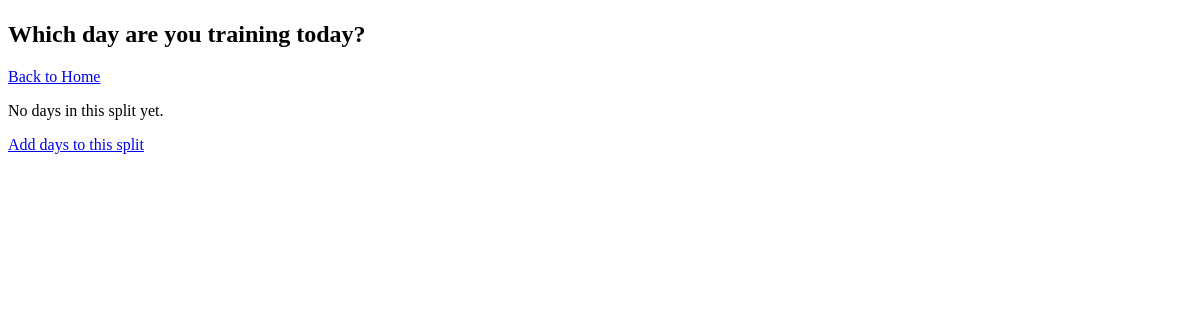
Before: /log/6 with the older database file.
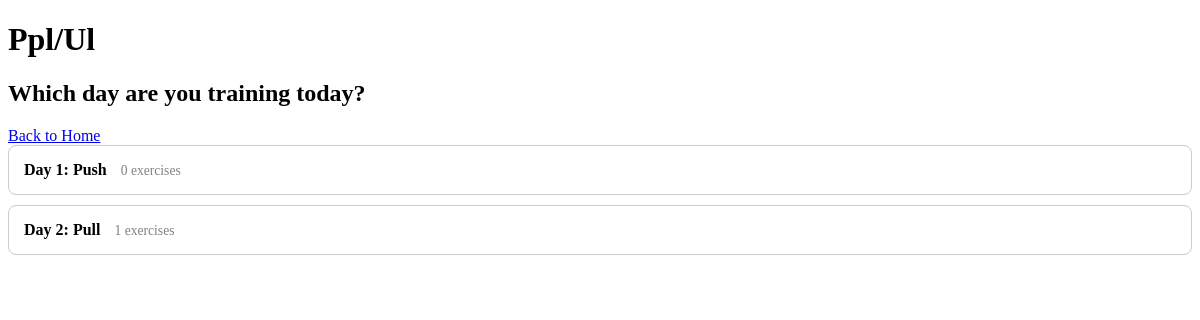
After: the same page with the newer database file.
### tables this page shows
CREATE TABLE workout_splits (
            id INTEGER PRIMARY KEY AUTOINCREMENT,
            name TEXT NOT NULL
        );

CREATE TABLE split_days (
            id INTEGER PRIMARY KEY AUTOINCREMENT,
            split_id INTEGER NOT NULL,
            day_name TEXT NOT NULL,
            day_order INTEGER NOT NULL,
            FOREIGN KEY (split_id) REFERENCES workout_splits(id)
        );

### app.py (the view)
@app.route("/log/<int:split_id>")
def pick_day(split_id):
    conn = get_db()
    cursor = conn.cursor()
    cursor.execute("SELECT * FROM workout_splits WHERE id = ?", (split_id,))
    split = cursor.fetchone()
    cursor.execute(
        "SELECT * FROM split_days WHERE split_id = ? ORDER BY day_order",
        (split_id,)
    )
    days = cursor.fetchall()
    days_preview = []
    for day in days:
        cursor.execute("""
            SELECT exercises.*, split_exercises.sets_count
            FROM exercises
            JOIN split_exercises ON exercises.id = split_exercises.exercise_id
            WHERE split_exercises.split_day_id = ?
            ORDER BY split_exercises.exercise_order
        """, (day["id"],))
        exercises = cursor.fetchall()
        exercise_previews = []
        total_sets = 0
        for exercise in exercises:
            cursor.execute("""
                SELECT workout_logs.id FROM workout_logs
                WHERE workout_logs.exercise_id = ?
                ORDER BY workout_logs.date DESC LIMIT 1
            """, (exercise["id"],))
            last_log = cursor.fetchone()
            if last_log:
                cursor.execute("""
                    SELECT COUNT(*) as set_count, ROUND(AVG(reps)) as avg_reps
                    FROM sets WHERE log_id = ?
                """, (last_log["id"],))
                stats = cursor.fetchone()
                sets = stats["set_count"]
                reps = stats["avg_reps"] or 10
            else:
                sets = 1
                reps = 10
            total_sets += sets
            exercise_previews.append({
                "name": exercise["name"],
                "sets": sets,
                "reps": int(reps)
            })
        days_preview.append({
            "id": day["id"],
            "day_name": day["day_name"],
            "day_order": day["day_order"],
            "exercises": exercise_previews,
            "total_sets": total_sets,
            "total_exercises": len(exercise_previews)
        })
    conn.close()
    return render_template("pick_day.html", split=split, days=days_preview)

### app.py (called while the page is built)
def get_db():
    conn = sqlite3.connect(DB_PATH)
    conn.row_factory = sqlite3.Row
    return conn

### templates/pick_day.html (shortened to what this page needs)
<!DOCTYPE html>
<html lang="en">
<head>
</head>
<body>
    <h1>{{ split.name }}</h1>
    <h2>Which day are you training today?</h2>
    <a href="/">Back to Home</a>
    {% if days %}
        {% for day in days %}
            <div class="day-card" onclick="openPreview({{ loop.index0 }})">
                <strong>Day {{ day.day_order }}: {{ day.day_name }}</strong>
                <span style="color:gray; font-size:0.85em; margin-left:10px;">{{ day.total_exercises }} exercises</span>
            </div>
        {% endfor %}
    {% else %}
        <p>No days in this split yet.</p>
        <a href="/split/{{ split.id }}">Add days to this split</a>
    {% endif %}
</body>
</html>

Changed rows visible on the page:
added workout_splits: name "Ppl/Ul"
added split_days: day_order "1", day_name "Push", total_exercises "0"
added split_days: day_order "2", day_name "Pull", total_exercises "1"
Other visible differences:
text no longer shown: "No days in this split yet. Add days to this split"
